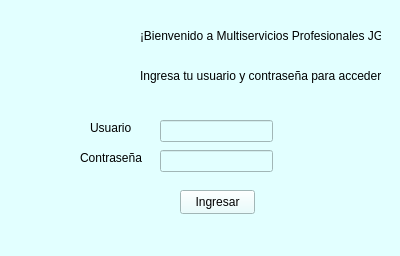
<?xml version="1.0" encoding="UTF-8"?>
<ui version="4.0">
 <class>Form</class>
 <widget class="QWidget" name="Form">
  <property name="geometry">
   <rect>
    <x>0</x>
    <y>0</y>
    <width>400</width>
    <height>256</height>
   </rect>
  </property>
  <property name="windowTitle">
   <string>Acceso al Sistema</string>
  </property>
  <property name="styleSheet">
   <string notr="true">background-color: rgb(226, 255, 255);</string>
  </property>
  <widget class="QLabel" name="label">
   <property name="geometry">
    <rect>
     <x>90</x>
     <y>120</y>
     <width>49</width>
     <height>16</height>
    </rect>
   </property>
   <property name="text">
    <string>Usuario</string>
   </property>
  </widget>
  <widget class="QLabel" name="label_2">
   <property name="geometry">
    <rect>
     <x>80</x>
     <y>150</y>
     <width>71</width>
     <height>16</height>
    </rect>
   </property>
   <property name="text">
    <string>Contraseña</string>
   </property>
  </widget>
  <widget class="QLineEdit" name="input_usuario">
   <property name="geometry">
    <rect>
     <x>160</x>
     <y>120</y>
     <width>113</width>
     <height>22</height>
    </rect>
   </property>
  </widget>
  <widget class="QLineEdit" name="input_password">
   <property name="geometry">
    <rect>
     <x>160</x>
     <y>150</y>
     <width>113</width>
     <height>22</height>
    </rect>
   </property>
   <property name="echoMode">
    <enum>QLineEdit::EchoMode::Password</enum>
   </property>
  </widget>
  <widget class="QPushButton" name="btn_entrar">
   <property name="geometry">
    <rect>
     <x>180</x>
     <y>190</y>
     <width>75</width>
     <height>24</height>
    </rect>
   </property>
   <property name="text">
    <string>Ingresar</string>
   </property>
  </widget>
  <widget class="QLabel" name="TextoBienvenida">
   <property name="geometry">
    <rect>
     <x>140</x>
     <y>20</y>
     <width>241</width>
     <height>31</height>
    </rect>
   </property>
   <property name="text">
    <string>¡Bienvenido a Multiservicios Profesionales JG!</string>
   </property>
  </widget>
  <widget class="QLabel" name="label_3">
   <property name="geometry">
    <rect>
     <x>190</x>
     <y>80</y>
     <width>49</width>
     <height>16</height>
    </rect>
   </property>
   <property name="text">
    <string/>
   </property>
  </widget>
  <widget class="QLabel" name="TextoBienvenida_2">
   <property name="geometry">
    <rect>
     <x>140</x>
     <y>60</y>
     <width>241</width>
     <height>31</height>
    </rect>
   </property>
   <property name="text">
    <string>Ingresa tu usuario y contraseña para acceder.</string>
   </property>
  </widget>
  <widget class="QLabel" name="label_4">
   <property name="geometry">
    <rect>
     <x>30</x>
     <y>20</y>
     <width>81</width>
     <height>71</height>
    </rect>
   </property>
   <property name="text">
    <string/>
   </property>
   <property name="pixmap">
    <pixmap>logoJG.png</pixmap>
   </property>
   <property name="scaledContents">
    <bool>true</bool>
   </property>
  </widget>
 </widget>
 <resources/>
 <connections/>
</ui>
